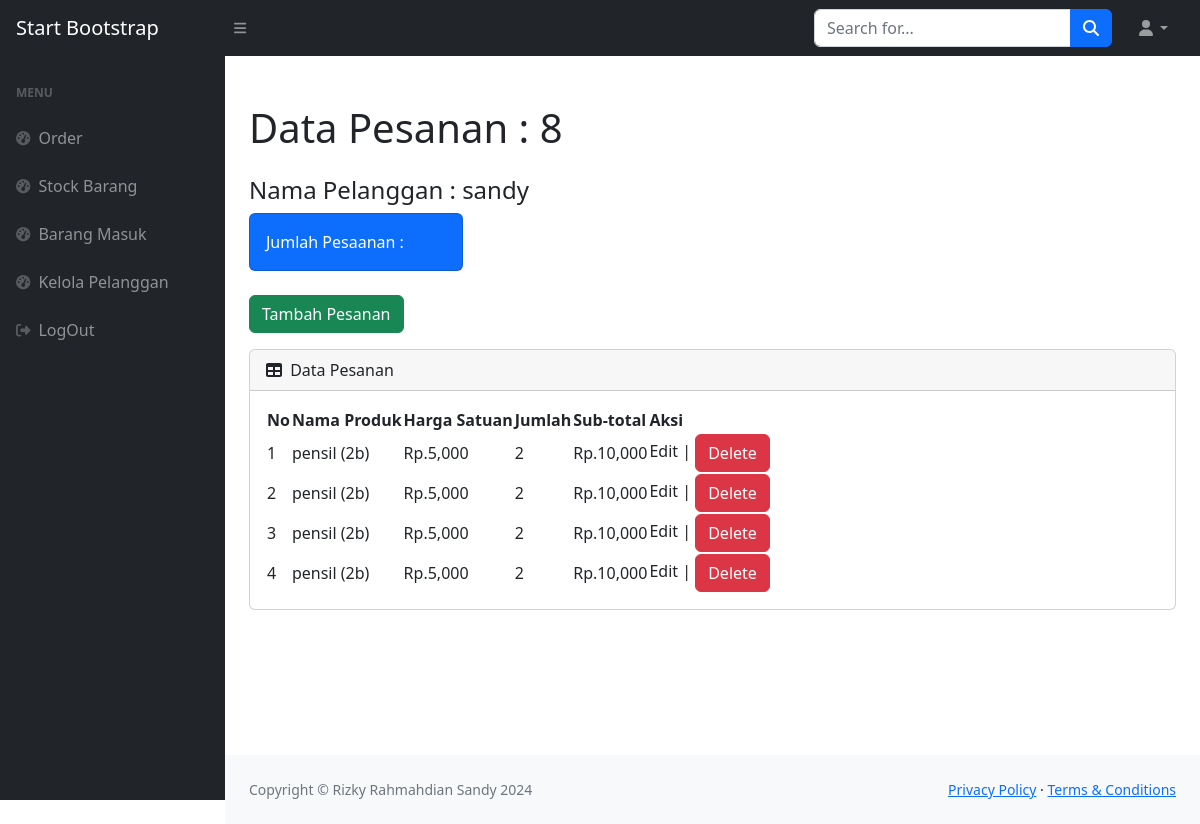
The page /view.php?idp=8 (signed in) on the database its author committed.
### tables this page shows
CREATE TABLE `pesanan` (
  `id_pesanan` int(11) NOT NULL,
  `tgl_pesan` timestamp NOT NULL DEFAULT current_timestamp(),
  `id_pelanggan` int(11) NOT NULL
);

CREATE TABLE `pelanggan` (
  `id_pelanggan` int(11) NOT NULL,
  `nama_pelanggan` varchar(30) NOT NULL,
  `notelp` varchar(16) NOT NULL,
  `alamat` varchar(50) NOT NULL
);

CREATE TABLE `detail_pesanan` (
  `id_detailpesanan` int(11) NOT NULL,
  `id_pesanan` int(11) NOT NULL,
  `id_produk` int(11) NOT NULL,
  `qty` int(11) NOT NULL
);

CREATE TABLE `produk` (
  `id_produk` int(11) NOT NULL,
  `nama_produk` varchar(35) NOT NULL,
  `deskripsi` varchar(35) NOT NULL,
  `harga` int(11) NOT NULL,
  `stock` int(11) NOT NULL
);

### view.php (the view, shortened to what this page needs)
<?php require('template/header.php'); require('ceklogin.php');
if(isset($_GET['idp'])){
    $idp = $_GET['idp'];
    $ambilnamapelanggan = mysqli_query($koneksi, "SELECT * FROM pesanan p, pelanggan pl WHERE p.id_pelanggan=pl.id_pelanggan AND p.id_pesanan='$idp' ");
    $np = mysqli_fetch_array($ambilnamapelanggan);
    $namapel = $np['nama_pelanggan'];
}else{
    header('location:index.php');
}
?>
?>
    <body class="sb-nav-fixed">
        <nav class="sb-topnav navbar navbar-expand navbar-dark bg-dark">
            <a class="navbar-brand ps-3" href="index.php">Start Bootstrap</a>
            <button class="btn btn-link btn-sm order-1 order-lg-0 me-4 me-lg-0" id="sidebarToggle" href="#!"><i class="fas fa-bars"></i></button>
            <form class="d-none d-md-inline-block form-inline ms-auto me-0 me-md-3 my-2 my-md-0">
                <div class="input-group">
                    <input class="form-control" type="text" placeholder="Search for..." aria-label="Search for..." aria-describedby="btnNavbarSearch" />
                    <button class="btn btn-primary" id="btnNavbarSearch" type="button"><i class="fas fa-search"></i></button>
                </div>
            </form>
            <ul class="navbar-nav ms-auto ms-md-0 me-3 me-lg-4">
                <li class="nav-item dropdown">
                    <a class="nav-link dropdown-toggle" id="navbarDropdown" href="#" role="button" data-bs-toggle="dropdown" aria-expanded="false"><i class="fas fa-user fa-fw"></i></a>
                </li>
            </ul>
        </nav>
        <div id="layoutSidenav">
            <div id="layoutSidenav_nav">
                <nav class="sb-sidenav accordion sb-sidenav-dark" id="sidenavAccordion">
                    <div class="sb-sidenav-menu">
                        <div class="nav">
                            <div class="sb-sidenav-menu-heading">Menu</div>
                            <a class="nav-link" href="index.php">
                                <div class="sb-nav-link-icon"><i class="fas fa-tachometer-alt"></i></div>
                                Order
                            </a>
                            <a class="nav-link" href="stock.php">
                                <div class="sb-nav-link-icon"><i class="fas fa-tachometer-alt"></i></div>
                                Stock Barang
                            </a>
                            <a class="nav-link" href="masuk.php">
                                <div class="sb-nav-link-icon"><i class="fas fa-tachometer-alt"></i></div>
                                Barang Masuk
                            </a>
                            <a class="nav-link" href="pelanggan.php">
                                <div class="sb-nav-link-icon"><i class="fas fa-tachometer-alt"></i></div>
                                Kelola Pelanggan
                            </a>
                            <a class="nav-link" href="logout.php">
                                <div class="sb-nav-link-icon"><i class="fas fa-sign-out-alt"></i></div>
                                LogOut
                            </a>
                        </div>
                    </div>
                </nav>
            </div>
            <div id="layoutSidenav_content">
                <main>
                    <div class="container-fluid px-4">
                        <h1 class="mt-4">Data Pesanan :  <?= $idp; ?></h1>
                        <h4 class="mt-4">Nama Pelanggan :  <?= $namapel; ?></h4>
                        <div class="row">
                            <div class="col-xl-3 col-md-6">
                                <div class="card bg-primary text-white mb-4">
                                    <div class="card-body">Jumlah Pesaanan : </div>
                                </div>
                                <button type="button" class="btn btn-success" data-bs-toggle="modal" data-bs-target="#myModal">Tambah Pesanan</button>
                            </div>
                        </div>
                        <div class="card mb-4">
                            <div class="card-header">
                                <i class="fas fa-table me-1"></i>
                                Data Pesanan
                            </div>
                            <div class="card-body">
                                <table id="datatablesSimple">
                                    <thead>
                                        <tr>
                                            <th>No</th>
                                            <th>Nama Produk</th>
                                            <th>Harga Satuan</th>
                                            <th>Jumlah</th>
                                            <th>Sub-total</th>
                                            <th>Aksi</th>
                                        </tr>
                                    </thead>
                                    <tbody>
                                        <?php
                                        $getview = mysqli_query($koneksi, "SELECT * FROM detail_pesanan p, produk pr, pelanggan pl WHERE p.id_produk=pr.id_produk AND id_pesanan=$idp");
                                        $i = 1;
                                        while($p = mysqli_fetch_array($getview)){
                                            $idpr= $p['id_produk'];
                                            $qty = $p['qty'];
                                            $harga = $p['harga'];
                                            $nama_produk = $p['nama_produk'];
                                            $deskripsi = $p['deskripsi'];
                                            $subtotal = $qty * $harga;
                                        ?>
                                        <tr>
                                            <td><?= $i++; ?></td>
                                            <td><?= $nama_produk ?> (<?= $deskripsi; ?>)</td>
                                            <td>Rp.<?= number_format($harga); ?></td>
                                            <td><?= number_format($qty); ?></td>
                                            <td>Rp.<?= number_format($subtotal); ?></td>
                                            <td>Edit | <button type="button" class="btn btn-danger" data-bs-toggle="modal" data-bs-target="#delete<?= $idpr ; ?>">Delete</button></td>
                                        </tr>
                                        <?php };?>
                                    </tbody>
                                </table>
                            </div>
                        </div>
                    </div>
                </main>
                <?php require ('template/footer.php'); ?>
            </div>
        </div>
    </body>
</html>

### rows shown on the page
pesanan: id_pelanggan.nama_pelanggan "sandy"
detail_pesanan: id_produk.nama_produk "pensil", id_produk.deskripsi "2b", id_produk.harga "5,000", qty "2", qty.harga "10,000"

### other values the page prints
$idp "8"
